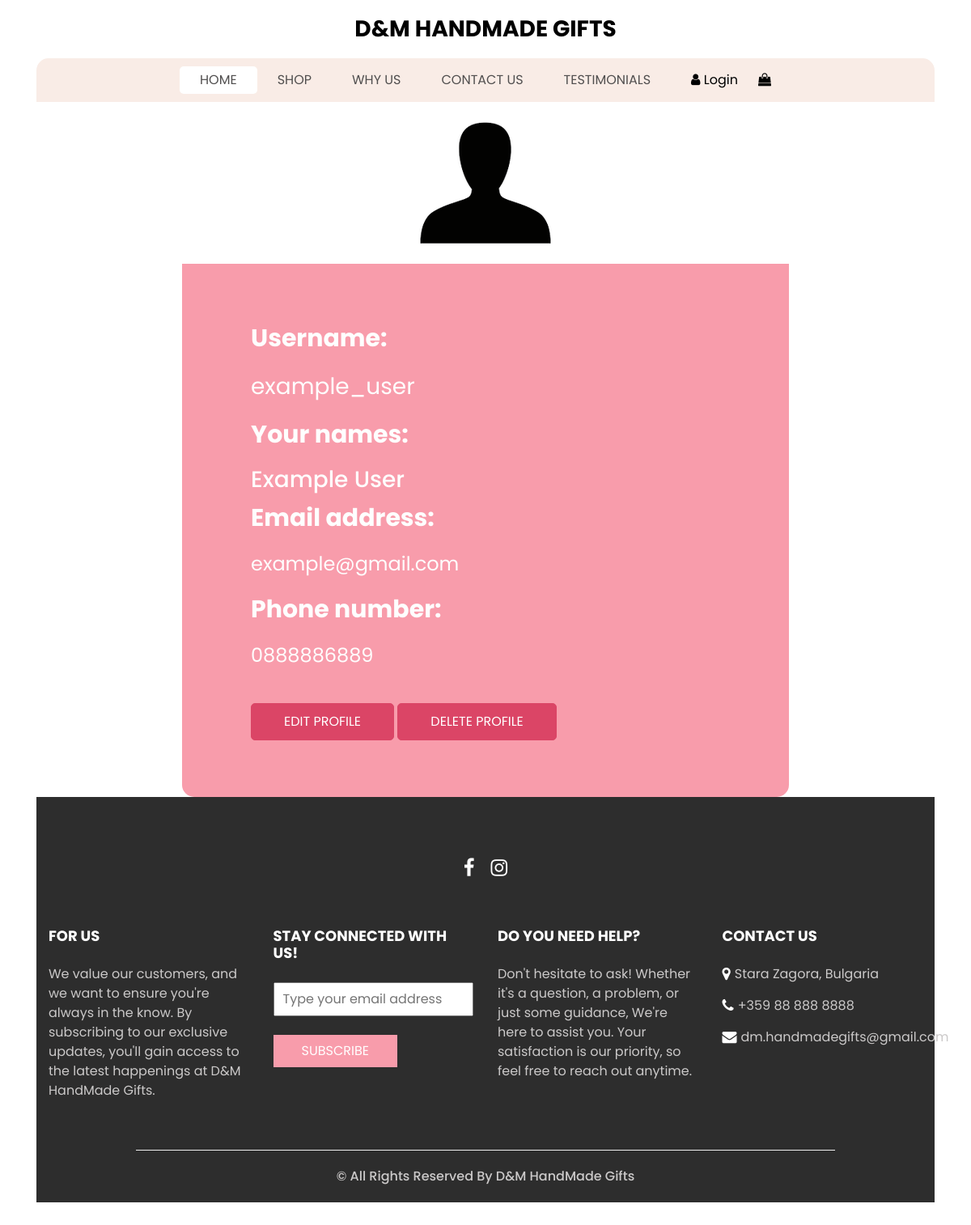
The page /accounts/profile/11/ on the database its author committed.
### online_shop/accounts/models.py (models this page shows)
class DMAppUser(auth_models.AbstractUser):
    FIRST_NAME_MIN_LEN = 2
    FIRST_NAME_MAX_LEN = 30
    LAST_NAME_MIN_LEN = 2
    LAST_NAME_MAX_LEN = 30
    PHONE_NUMBER_MAX_MIN_LEN = 10
    first_name = models.CharField(
        max_length=FIRST_NAME_MAX_LEN,
        validators=(
            validators.MinLengthValidator(FIRST_NAME_MIN_LEN),
        )
    )
    last_name = models.CharField(
        max_length=LAST_NAME_MAX_LEN,
        validators=(
            validators.MinLengthValidator(LAST_NAME_MIN_LEN),
        )
    )
    email = models.EmailField(
        unique=True
    )
    phone_number = models.CharField(
        max_length=PHONE_NUMBER_MAX_MIN_LEN,
        validators=(
            validators.MinLengthValidator(PHONE_NUMBER_MAX_MIN_LEN),
            validate_value_is_all_num,
        ),
        error_messages={
            'min_length': 'Phone number must have 10 characters.',
            'max_length': 'Phone number must have 10 characters.',
        }
    )
    @property
    def full_name(self):
        if self.first_name or self.last_name:
            return f'{self.first_name} {self.last_name}'
        return None

### online_shop/accounts/views.py (the view)
# urls.py: path('', ProfileDetailsView.as_view(), name='profile details'),
class ProfileDetailsView(views.DetailView):
    template_name = 'accounts/profile-details-page.html'
    model = UserModel
    profile_image = static('images/person.png')
    def get_context_data(self, **kwargs):
        context = super().get_context_data(**kwargs)
        context['profile_image'] = self.profile_image
        return context

### templates/accounts/profile-details-page.html
{% extends 'common/base.html' %}
{% load static %}
{% block content %}
<div class="container">
    <div class="row justify-content-center">
        <div class="col-md-8">
            <div class="profile">
                <div class="profile-data">
                    <div class="text-center">
                        <div class="profile_img">
                            <div class="image">
                                <img src="{{ profile_image }}" alt="Profile Image">
                            </div>
                        </div>
                    </div>
                    <div class="slider_section">
                        <div class="slider_container">
                            <div id="carouselExampleIndicators" class="carousel slide" data-ride="carousel">
                                <div class="carousel-inner">
                                    <div class="carousel-item active">
                                        <div class="container-fluid">
                                            <div class="row">
                                                <div class="col-md-12">
                                                    <div class="detail-box">
                                                        <p style="font-size: 30px; font-weight: bold;">Username:</p>
                                                        <p style="font-size: 28px;">{{ object.username }}</p>
                                                        <p style="font-size: 30px; font-weight: bold;">Your names:</p>
                                                        <h3 class="names" style="font-size: 28px;">
                                                            {% if object.full_name %}
                                                                {{ object.full_name }}
                                                            {% else %}
                                                                Empty
                                                            {% endif %}
                                                        </h3>
                                                        <p style="font-size: 30px; font-weight: bold;">Email address:</p>
                                                        <p class="email" style="font-size: 24px;">{{ object.email }}</p>
                                                    <p style="font-size: 30px; font-weight: bold;">Phone number:</p>
                                                        <p class="email" style="font-size: 24px;">{{ object.phone_number }}</p>
                                                        <a href="{% url 'profile edit' pk=object.pk %}">
                                                            Edit Profile
                                                        </a>
                                                        <a href="{% url 'profile delete' pk=object.pk %}">
                                                            Delete Profile
                                                        </a>
                                                    </div>
                                                </div>
                                            </div>
                                        </div>
                                    </div>
                                </div>
                            </div>
                        </div>
                    </div>
                </div>
            </div>
        </div>
    </div>
</div>
{% endblock %}

### static/css/style.css (style rules this page uses)
body { font-family: "poppins", sans-serif; color: #101010; background-color: #ffffff; }
a, a:hover, a:focus { text-decoration: none; }
.slider_section .slider_container { color: #fefefe; background-color: #000000; background-color: #f89cab; padding: 25px; border-radius: 0 0 15px 15px; }
.slider_section .row { -webkit-box-align: center; -ms-flex-align: center; align-items: center; }
.slider_section .detail-box { padding-left: 45px; margin: 45px 0; }
.slider_section .detail-box a { display: inline-block; padding: 10px 40px; background-color: #db4566; color: #ffffff; border: 1px solid #db4566; border-radius: 5px; -webkit-transition: all .3s; transition: all .3s; margin-top: 25px; text-transform: uppercase; }

### static/css/responsive.css (style rules this page uses)
@media (min-width: 1200px) { .container { max-width: 1170px; } }

### rows shown on the page
DMAppUser: username "example_user", full_name "Example User", email "example@gmail.com", phone_number "0888886889"
